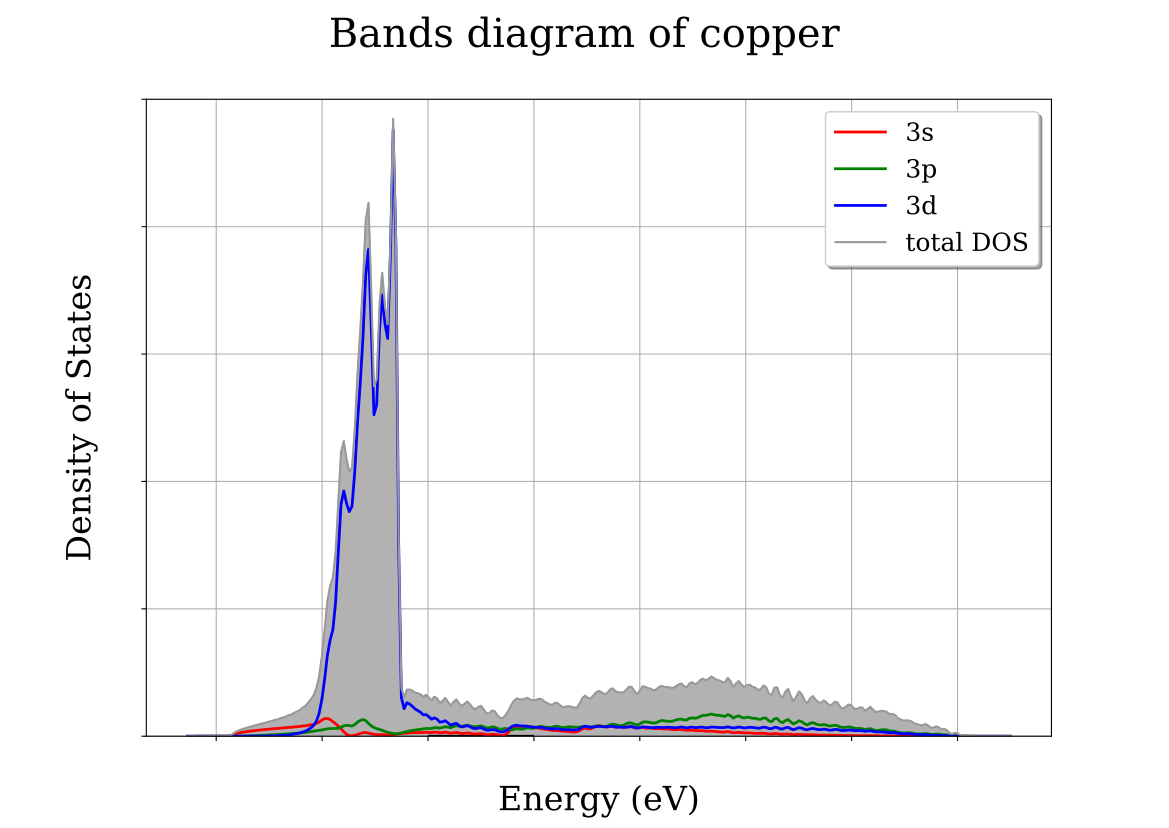

The Python source for this figure:
#!/usr/bin/env python
# -*- coding=utf-8 -*-

import sys
import numpy as np

import matplotlib.pyplot as plt
from matplotlib.collections import LineCollection
from matplotlib.gridspec import GridSpec

from pymatgen.io.vasp.outputs import Vasprun
from pymatgen.electronic_structure.core import Spin, OrbitalType


def rgbline(ax, k, e, red, green, blue, alpha=1.):
    # creation of segments based on
    # http://nbviewer.ipython.org/urls/raw.github.
    #com/dpsanders/matplotlib-examples/master/colorline.ipynb
    pts = np.array([k, e]).T.reshape(-1, 1, 2)
    seg = np.concatenate([pts[:-1], pts[1:]], axis=1)

    nseg = len(k) - 1
    r = [0.5 * (red[i] + red[i + 1]) for i in range(nseg)]
    g = [0.5 * (green[i] + green[i + 1]) for i in range(nseg)]
    b = [0.5 * (blue[i] + blue[i + 1]) for i in range(nseg)]
    a = np.ones(nseg, np.float) * alpha
    lc = LineCollection(seg, colors=list(zip(r, g, b, a)), linewidth=2)
    ax.add_collection(lc)

if __name__ == "__main__":
    # read data
    # ---------

    # kpoints labels
    labels = [r"$L$", r"$\Gamma$", r"$X$", r"$U,K$", r"$\Gamma$"]

    # density of states
    dosrun = Vasprun("./DOS/vasprun.xml")
    spd_dos = dosrun.complete_dos.get_spd_dos()

    # bands
    run = Vasprun("./Bandes/vasprun.xml", parse_projected_eigen=True)
    bands = run.get_band_structure("./Bandes/KPOINTS",
                                   line_mode=True,
                                   efermi=dosrun.efermi)

    # set up matplotlib plot
    # ----------------------

    # general options for plot
    font = {'family': 'serif', 'size': 24}
    plt.rc('font', **font)

    # set up 2 graph with aspec ration 2/1
    # plot 1: bands diagram
    # plot 2: Density of States
    #gs = GridSpec(1, 2, width_ratios=[2, 1])
    gs = GridSpec(1, 1)
    fig = plt.figure(figsize=(11.69, 8.27))
    fig.suptitle("Bands diagram of copper")
#    ax1 = plt.subplot(gs[0])
    ax2 = plt.subplot(gs[0])  # , sharey=ax1)

    # set ylim for the plot
    # ---------------------
    emin = -10.
    emax = 10.
#    ax1.set_ylim(emin, emax)
    ax2.set_ylim(emin, emax)

    # Band Diagram
    # ------------
    name = "Cu"
    pbands = bands.get_projections_on_elements_and_orbitals({name: ["s", "p", "d"]})

    # compute s, p, d normalized contributions
    contrib = np.zeros((bands.nb_bands, len(bands.kpoints), 3))
    for b in range(bands.nb_bands):
        for k in range(len(bands.kpoints)):
            sc = pbands[Spin.up][b][k][name]["s"]**2
            pc = pbands[Spin.up][b][k][name]["p"]**2
            dc = pbands[Spin.up][b][k][name]["d"]**2
            tot = sc + pc + dc
            if tot != 0.0:
                contrib[b, k, 0] = sc / tot
                contrib[b, k, 1] = pc / tot
                contrib[b, k, 2] = dc / tot

    # plot bands using rgb mapping
#    for b in range(bands.nb_bands):
#        rgbline(ax1,
#                range(len(bands.kpoints)),
#                [e - bands.efermi for e in bands.bands[Spin.up][b]],
#                contrib[b, :, 0],
#                contrib[b, :, 1],
#                contrib[b, :, 2])
#
#    # style
#    ax1.set_xlabel("k-points")
#    ax1.set_ylabel(r"$E - E_f$   /   eV")
#    ax1.grid()
#
#    # fermi level at 0
#    ax1.hlines(y=0, xmin=0, xmax=len(bands.kpoints), color="k", lw=2)
#
#    # labels
#    nlabs = len(labels)
#    step = len(bands.kpoints) / (nlabs - 1)
#    for i, lab in enumerate(labels):
#        ax1.vlines(i * step, emin, emax, "k")
#    ax1.set_xticks([i * step for i in range(nlabs)])
#    ax1.set_xticklabels(labels)
#
#    ax1.set_xlim(0, len(bands.kpoints))

    # Density of states
    # ----------------

    ax2.set_yticklabels([])
    ax2.grid()
    ax2.set_ylim(1e-4, 5)
    ax2.set_xticklabels([])
    ax2.hlines(y=0, xmin=0, xmax=5, color="k", lw=2)
    ax2.set_ylabel("Density of States", labelpad=28)
    ax2.set_xlabel("Energy (eV)", labelpad=28)

    # spd contribution
#    ax2.plot(spd_dos[OrbitalType.s].densities[Spin.up],
#             dosrun.tdos.energies - dosrun.efermi,
#             "r-", label="3s", lw=2)
    ax2.plot(dosrun.tdos.energies - dosrun.efermi,
             spd_dos[OrbitalType.s].densities[Spin.up],
             "r-", label="3s", lw=2)
    ax2.plot(dosrun.tdos.energies - dosrun.efermi,
             spd_dos[OrbitalType.p].densities[Spin.up],
             "g-", label="3p", lw=2)
    ax2.plot(dosrun.tdos.energies - dosrun.efermi,
             spd_dos[OrbitalType.d].densities[Spin.up],
             "b-", label="3d", lw=2)

    # total dos
    ax2.fill_between(dosrun.tdos.energies - dosrun.efermi,
                     dosrun.tdos.densities[Spin.up],
                     0,
                     color=(0.7, 0.7, 0.7),
                     facecolor=(0.7, 0.7, 0.7))

    ax2.plot(dosrun.tdos.energies - dosrun.efermi,
             dosrun.tdos.densities[Spin.up],
             color=(0.6, 0.6, 0.6),
             label="total DOS")

    # plot format style
    # -----------------
    ax2.legend(fancybox=True, shadow=True, prop={'size': 18})
    plt.subplots_adjust(wspace=0)

    # plt.show()
    plt.savefig(sys.argv[0].strip(".py") + ".pdf", format="pdf")
